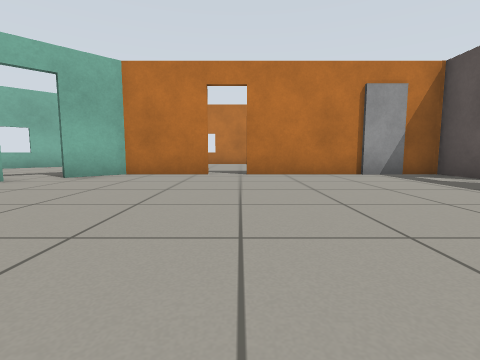
view 1 (above)

16 first-person views from a walk through a robot-simulator world made for Gazebo. The camera is 0.5 m above the floor, tilts 6° down and sees 85° across. The floor is counted in squares, 1 m on a side. Each view is taken from the middle of a square. On the plan, view 1 faces up. The plan holds only what a view shows up to about 9 squares ahead; the rest is blank. Simple patterns stand in for the simulator's built-in surfaces.

view 2
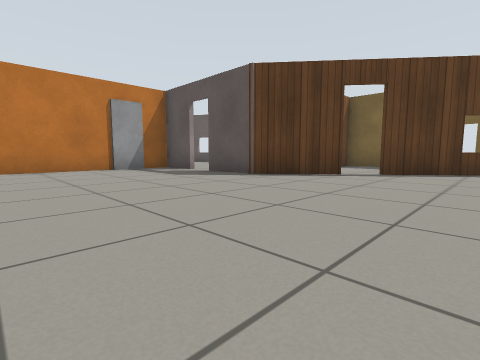

view 3
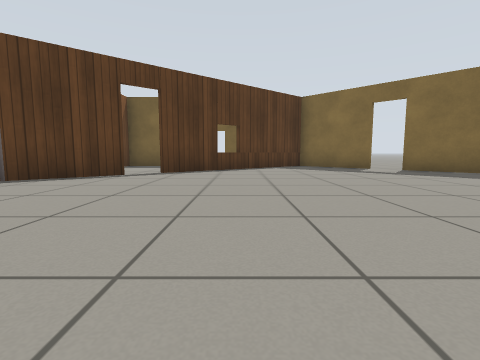

view 4
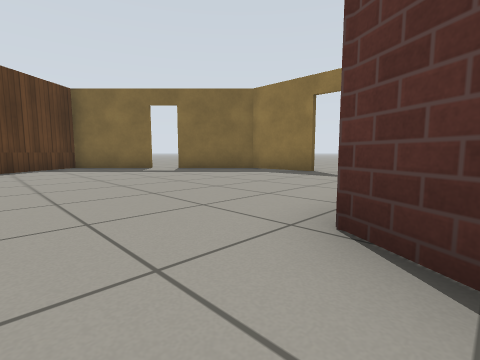

view 5
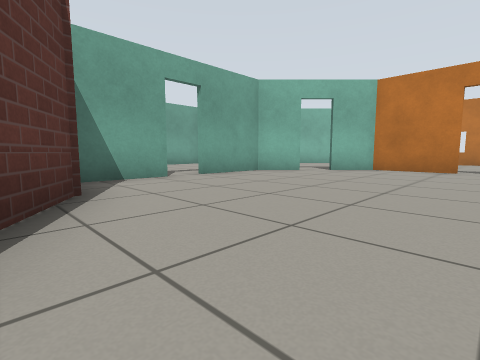

view 6
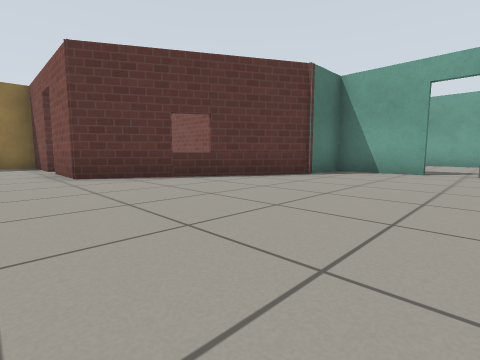

view 7
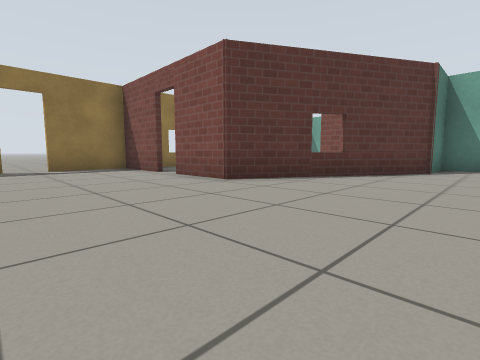

view 8
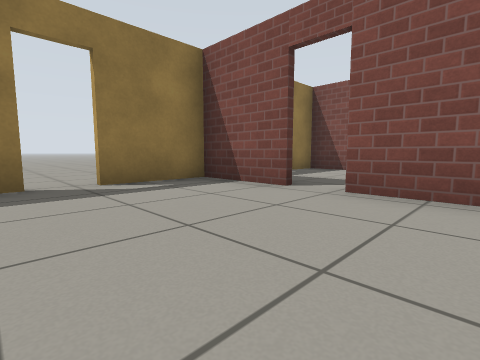

view 9
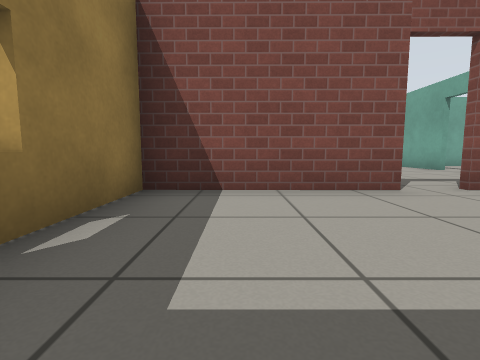

view 10
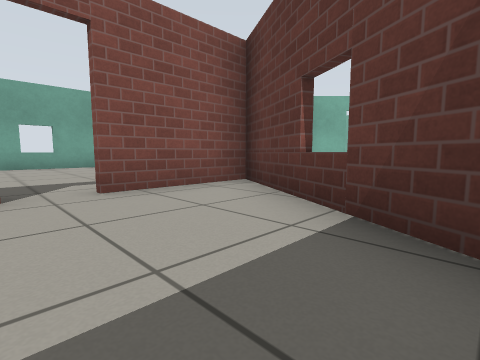

view 11
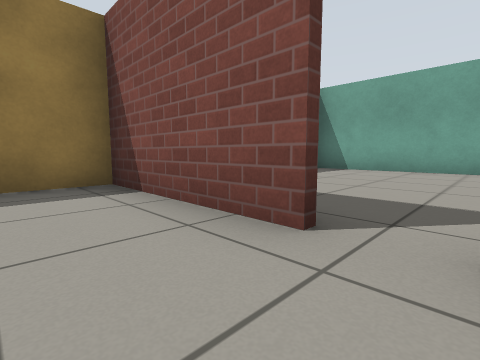

view 12
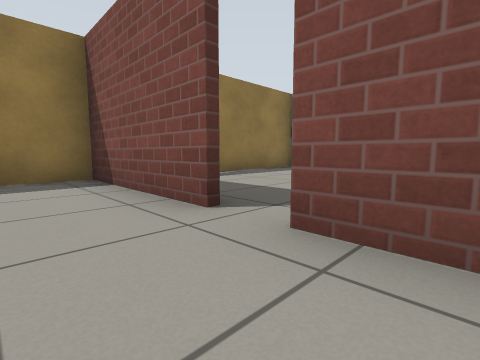

view 13
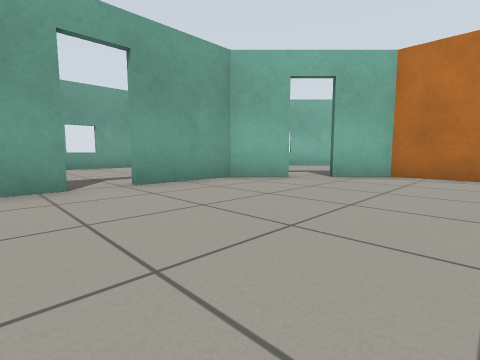

view 14
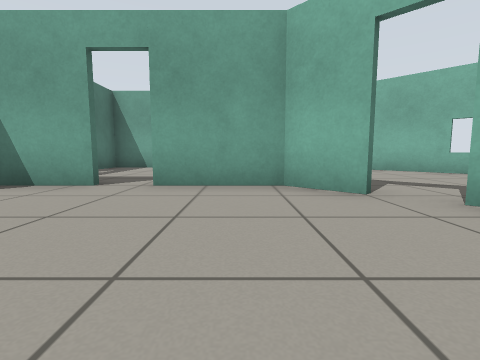

view 15
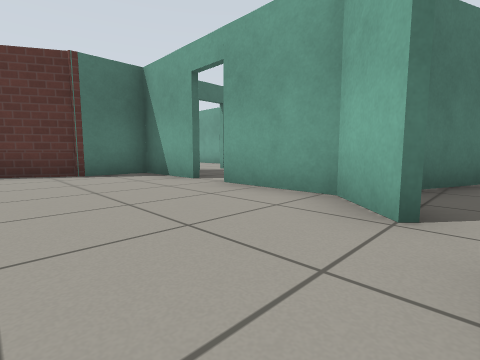

view 16
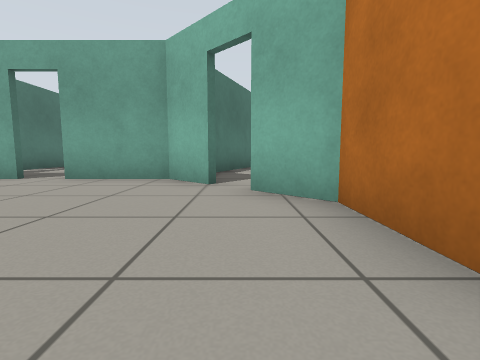

### Floor plan
Ten units are one square. View 1 is at (0, 0); x grows to the right and y downward. Boxes are objects, and circles mark ways between rooms. Rooms are numbered by the first view taken in them; rooms with no view inside come last. Other rooms are left out.
<svg viewBox="-103 -65 206 154">
<path fill="none" stroke="#000" d="M59 -5 45 -21 45 -38M7 62 7 84M45 -46 45 -60 35 -60M25 -60 1 -60M-49 -9 -49 12 -36 12 7 36 7 55M10 83 27 83M35 83 57 83 75 66M-6 -60 -26 -60 -35 -51M80 60 98 42 63 1M-40 -46 -49 -37 -49 -16M-34 47 -35 83 10 83M0 34 -34 14M-34 12 -34 40M-98 -38 -98 12 -74 12"/>
<circle cx="10" cy="60" r="3" fill="#2a7"/>
<circle cx="-50" cy="-15" r="3" fill="#2a7"/>
<text x="20" y="10">1</text>
<text x="-20" y="50">2</text>
<text x="-80" y="-20">3</text>
</svg>
Room 1 opens to room 2. Room 1 opens to room 3.

Where each view was taken, in squares from view 1:
view 1: 0 up, 0 right, facing up
view 2: 2 down, 0 right, facing up-right
view 3: 2 down, 0 right, facing right
view 4: 2 down, 0 right, facing down-right
view 5: 2 down, 0 right, facing up-left
view 6: 2 up, 2 right, facing down-left
view 7: 0 up, 4 right, facing down-left
view 8: 4 down, 4 right, facing down-left
view 9: 7 down, 0 right, facing left
view 10: 5 down, 0 right, facing up-left
view 11: 4 down, 2 left, facing down-left
view 12: 3 down, 2 left, facing down-left
view 13: 0 up, 1 left, facing up-left
view 14: 3 up, 1 left, facing left
view 15: 5 up, 2 left, facing down-left
view 16: 5 up, 0 right, facing left
